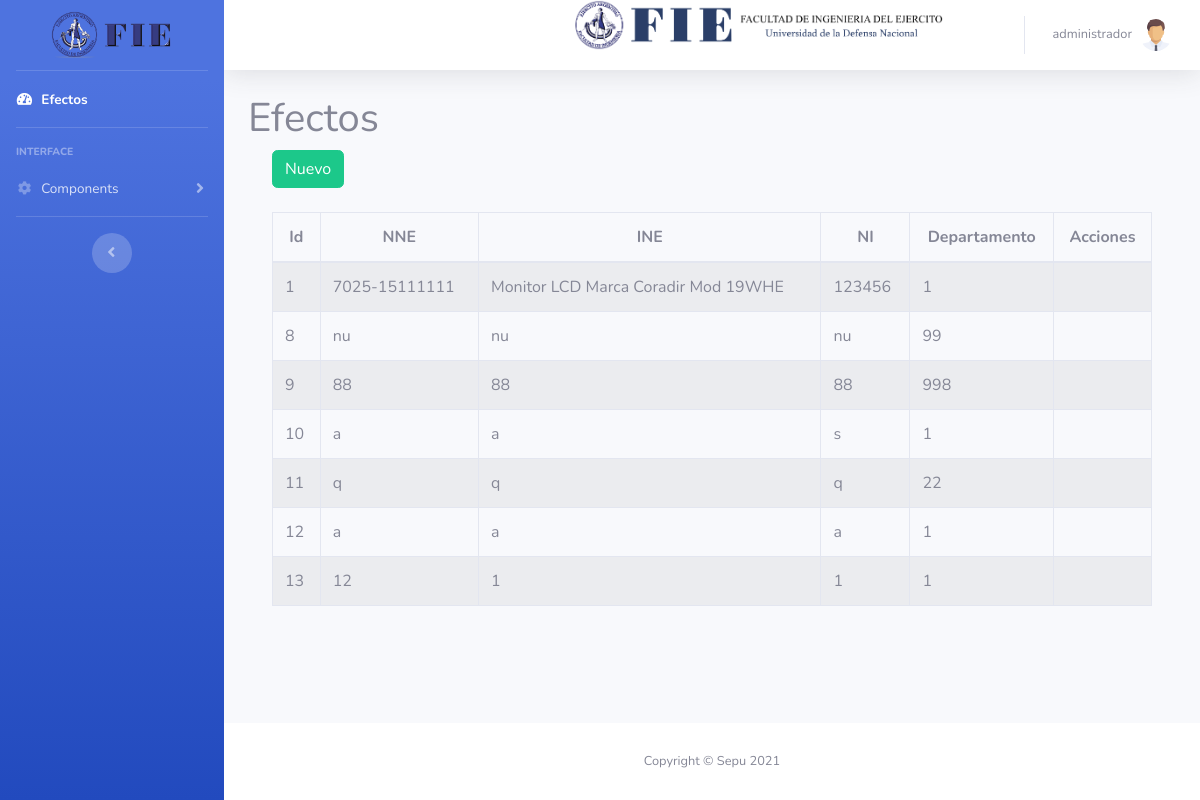
/efectos (signed in), run on the app's committed database.
### tables this page shows
CREATE TABLE `efectos` (
  `id` int(11) NOT NULL,
  `NNE` varchar(20) DEFAULT NULL,
  `INE` varchar(100) DEFAULT NULL,
  `NI` varchar(20) DEFAULT NULL,
  `nroProntuario` varchar(50) DEFAULT NULL,
  `dpto` int(11) DEFAULT NULL,
  `activo` int(11) NOT NULL
);

### efectos/index.php (the view, shortened to what this page needs)
<?php require_once "vistas/parte_superior.php" ?>
<div class="container">
    <h1>Efectos</h1>
    <?php
    $objeto = new Conexion();
    $conexion = $objeto->Conectar();
    $consulta = "SELECT * FROM efectos LEFT JOIN detallecomputadora ON efectos.id=detallecomputadora.idDetalle WHERE efectos.activo=0";
    $resultado = $conexion->prepare($consulta);
    $resultado->execute();
    $data = $resultado->fetchAll(PDO::FETCH_ASSOC);
    ?>
    <div class="container">
        <div class="row">
            <div class="col-lg-12">
                <button id="btnNuevo" type="button" class="btn btn-success" data-toggle="modal">Nuevo</button>
            </div>
        </div>
    </div>
    <br>
    <div class="container">
        <div class="row">
            <div class="col-lg-12">
                <div class="table-responsive">
                    <table id="tablaPersonas" class="table table-striped table-bordered table-condensed" style="width:100%">
                        <thead class="text-center">
                            <tr>
                                <th>Id</th>
                                <th>NNE</th>
                                <th>INE</th>
                                <th>NI</th>
                                <th>Departamento</th>
                                <th>Acciones</th>
                            </tr>
                        </thead>
                        <tbody>
                            <?php
                            foreach ($data as $dat) {
                            ?>
                                <tr>
                                    <td><?php echo $dat['id'] ?></td>
                                    <td><?php echo $dat['NNE'] ?></td>
                                    <td><?php echo $dat['INE'] ?></td>
                                    <td><?php echo $dat['NI'] ?></td>
                                    <td><?php echo $dat['dpto'] ?></td>
                                    <td></td>
                                </tr>
                            <?php
                            }
                            ?>
                        </tbody>
                    </table>
                </div>
            </div>
        </div>
    </div>
</div>
<?php require_once "vistas/parte_inferior.php" ?>

### efectos/vistas/parte_superior.php (shortened to what this page needs)
<!DOCTYPE html>
<html lang="es">
<head>
  <link href="vendor/fontawesome-free/css/all.min.css" rel="stylesheet" type="text/css">
  <link href="css/sb-admin-2.min.css" rel="stylesheet">
  <link href="css/estilo.css" rel="stylesheet">
    <link rel="stylesheet" type="text/css" href="vendor/datatables/datatables.min.css"/>
    <link rel="stylesheet"  type="text/css" href="vendor/datatables/DataTables-1.10.18/css/dataTables.bootstrap4.min.css">
</head>
<body id="page-top">
  <div id="wrapper">
    <ul class="navbar-nav bg-gradient-primary sidebar sidebar-dark accordion" id="accordionSidebar">
      <a class="sidebar-brand d-flex align-items-center justify-content-center" href="">
       <div>
        <img class="" style=" height: 50px;" src="img/Logo_FIE_hor.png">
        </div>
      </a>
      <hr class="sidebar-divider my-0">
      <li class="nav-item active">
        <a class="nav-link" href="index.php">
          <i class="fas fa-fw fa-tachometer-alt"></i>
          <span>Efectos</span></a>
      </li>
      <hr class="sidebar-divider">
      <div class="sidebar-heading">
        Interface
      </div>
      <li class="nav-item">
        <a class="nav-link collapsed" href="#" data-toggle="collapse" data-target="#collapseTwo" aria-expanded="true" aria-controls="collapseTwo">
          <i class="fas fa-fw fa-cog"></i>
          <span>Components</span>
        </a>
      </li>
      <hr class="sidebar-divider d-none d-md-block">
      <div class="text-center d-none d-md-inline">
        <button class="rounded-circle border-0" id="sidebarToggle"></button>
      </div>
    </ul>
    <div id="content-wrapper" class="d-flex flex-column">
      <div id="content">
        <nav class="navbar navbar-expand navbar-light bg-white topbar mb-4 static-top shadow">
          <ul class="navbar-nav ml-auto">
          <div style="width:100%">
        <img class="" style=" height: 50px;" src="img/banner.png">
        </div>
            <li class="nav-item dropdown no-arrow">
              <a class="nav-link dropdown-toggle" href="#" id="userDropdown" role="button" data-toggle="dropdown" aria-haspopup="true" aria-expanded="false">
                <span class="mr-2 d-none d-lg-inline text-gray-600 small"><?php echo $_SESSION["s_usuario"];?></span>
                <img class="img-profile rounded-circle" src="img/user.png">
              </a>
               </li>
             </ul>
           </nav>

### efectos/vistas/parte_inferior.php (shortened to what this page needs)
      </div>
      <footer class="sticky-footer bg-white">
        <div class="container my-auto">
          <div class="copyright text-center my-auto">
            <span>Copyright &copy; Sepu 2021</span>
          </div>
        </div>
      </footer>
    </div>
  </div>
</body>
</html>

### data on the page
efectos: id "1", NNE "7025-15111111", INE "Monitor LCD Marca Coradir Mod 19WHE", NI "123456", dpto "1"
efectos: id "8", NNE "nu", INE "nu", NI "nu", dpto "99"
efectos: id "9", NNE "88", INE "88", NI "88", dpto "998"
efectos: id "10", NNE "a", INE "a", NI "s", dpto "1"
efectos: id "11", NNE "q", INE "q", NI "q", dpto "22"
efectos: id "12", NNE "a", INE "a", NI "a", dpto "1"
efectos: id "13", NNE "12", INE "1", NI "1", dpto "1"

### other printed values
$_SESSION["s_usuario"] "administrador"
